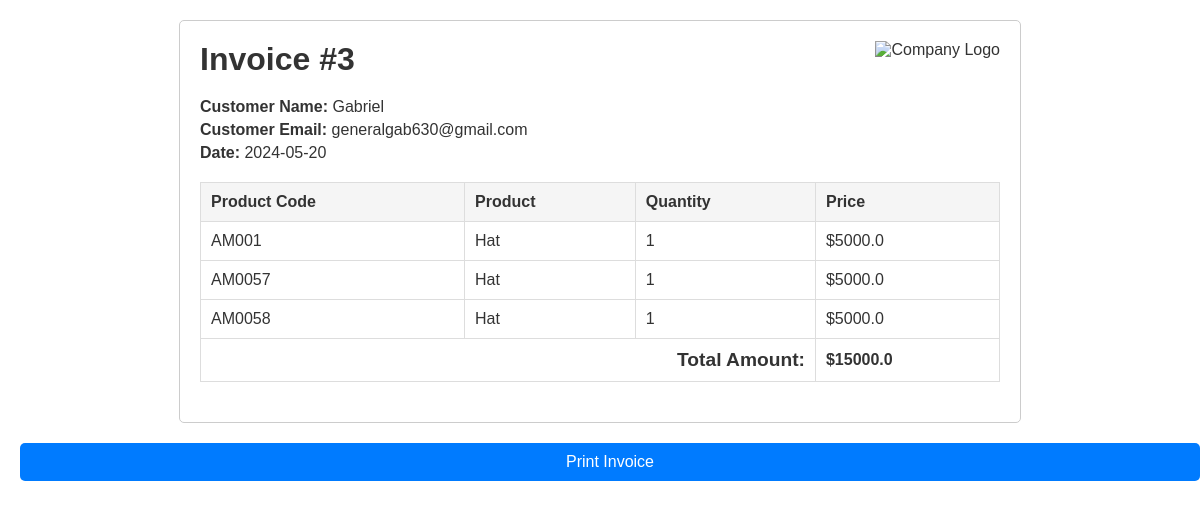
/invoice/3/print (signed in), run on an earlier commit of the app's database.
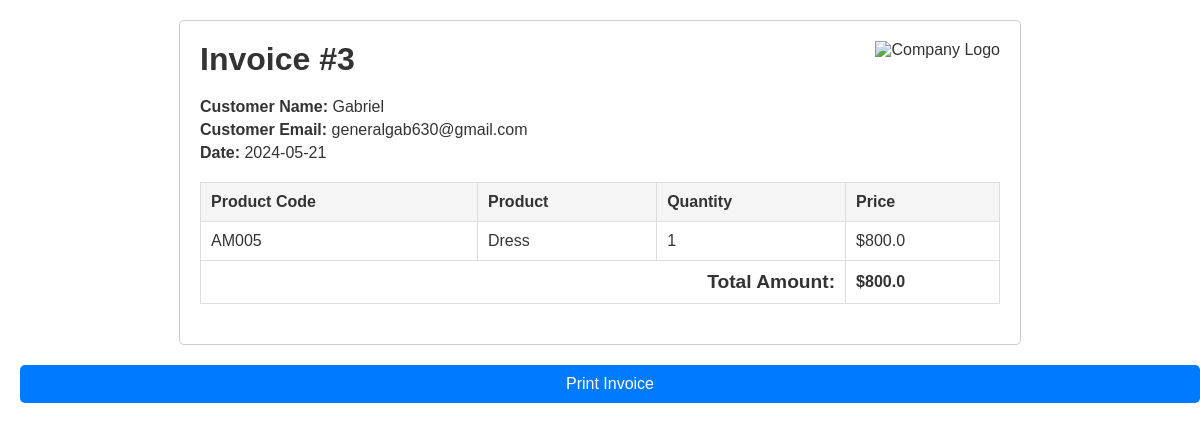
And on a later commit of the database.
### STORE/models.py (models this page shows, shortened)
class Invoice(db.Model):
    id = db.Column(db.Integer, primary_key=True)
    customer_name = db.Column(db.String(128), nullable=False)
    customer_email = db.Column(db.String(128), nullable=False)
    date_created = db.Column(db.DateTime, default=datetime.utcnow)
    total_amount = db.Column(db.Float, nullable=False)  # Define total_amount attribute
    items = db.relationship('InvoiceItem', backref='invoice', lazy=True)

class InvoiceItem(db.Model):
    id = db.Column(db.Integer, primary_key=True)
    product_code = db.Column(db.String(64), db.ForeignKey('product.code'), nullable=False)
    quantity = db.Column(db.Integer, nullable=False)
    invoice_id = db.Column(db.Integer, db.ForeignKey('invoice.id'), nullable=False)
    product = db.relationship('Product')

class Product(db.Model):
    code = db.Column(db.String(20), primary_key=True, unique=True, nullable=False, index=True)  # Index added to code column
    item = db.Column(db.String(100), nullable=False)
    type_material = db.Column(db.String(100), nullable=False)
    size = db.Column(db.String(20), nullable=False)
    color = db.Column(db.String(50), nullable=False)
    description = db.Column(db.Text, nullable=False)
    price = db.Column(db.Float, nullable=False)
    quantity = db.Column(db.Integer, nullable=False, default=1)  # Default quantity set to 1
    sales = relationship('Sale', backref='product', lazy=True)  # Relationship with Sale model

### STORE/routes.py (the view)
@app.route('/invoice/<int:invoice_id>/print', methods=['GET'])
@login_required
def print_invoice(invoice_id):
    invoice = Invoice.query.get_or_404(invoice_id)
    return render_template('print_invoice.html', invoice=invoice)

### STORE/__init__.py (called while the page is built)
@login_manager.user_loader
def load_user(user_id):
    return User.query.get(int(user_id))

### STORE/templates/print_invoice.html (shortened to what this page needs)
<!DOCTYPE html>
<html lang="en">
<head>
    <link rel="stylesheet" href="{{ url_for('static', filename='css/print_invoice.css') }}">
</head>
<body>
    <div class="invoice-container printable">
        <div class="invoice-header">
            <h1>Invoice #{{ invoice.id }}</h1>
            <img src="{{ url_for('static', filename='logo.png') }}" alt="Company Logo">
        </div>
        <div class="invoice-details">
            <p><strong>Customer Name:</strong> {{ invoice.customer_name }}</p>
            <p><strong>Customer Email:</strong> {{ invoice.customer_email }}</p>
            <p><strong>Date:</strong> {{ invoice.date_created.strftime('%Y-%m-%d') }}</p>
        </div>
        <table>
            <thead>
                <tr>
                    <th>Product Code</th>
                    <th>Product</th>
                    <th>Quantity</th>
                    <th>Price</th>
                </tr>
            </thead>
            <tbody>
                {% for item in invoice.items %}
                <tr>
                    <td>{{ item.product_code }}</td>
                    <td>{{ item.product.item }}</td>
                    <td>{{ item.quantity }}</td>
                    <td>${{ item.product.price }}</td>
                </tr>
                {% endfor %}
            </tbody>
            <tfoot>
                <tr>
                    <td colspan="3" class="total-amount">Total Amount:</td>
                    <td>${{ invoice.total_amount }}</td>
                </tr>
            </tfoot>
        </table>
    </div>
    <a href="#" class="print-button" onclick="window.print();">Print Invoice</a>
</body>
</html>

What changed in the data, as far as the page shows it:
removed InvoiceItem: product_code "AM0057", product.item "Hat", quantity "1", product.price "5000.0"
removed InvoiceItem: product_code "AM0058", product.item "Hat", quantity "1", product.price "5000.0"
changed Invoice "Gabriel": date_created "2024-05-20" → "2024-05-21"; total_amount "15000.0" → "800.0"
changed InvoiceItem: product_code "AM001" → "AM005"; product.item "Hat" → "Dress"; product.price "5000.0" → "800.0"
